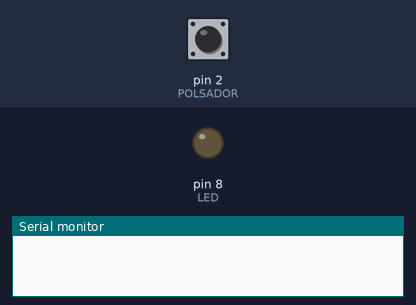
A sketch run on a simulated Arduino Uno, built with avr-gcc and run on an emulated ATmega328P. Shown: output pins drawn as LEDs (lit = HIGH), the last lines printed to the serial monitor. The test bench sets the inputs (shaded band); at power-on: pin 2 (POLSADOR) HIGH.

Above: at 1.2 s.
1.3 s: pin 2 (POLSADOR) pulled LOW for 0.15 s
At 2.1 s:
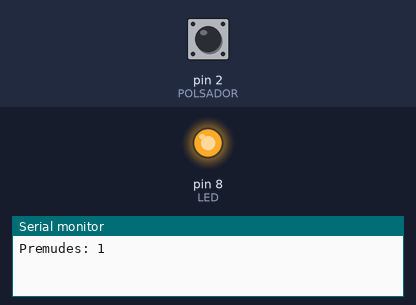
2.9 s: pin 2 (POLSADOR) pulled LOW for 1 s
At 3.3 s:
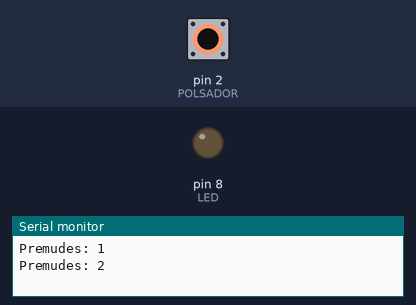
5.4 s: pin 2 (POLSADOR) pulled LOW for 3.2 s
At 6.4 s:
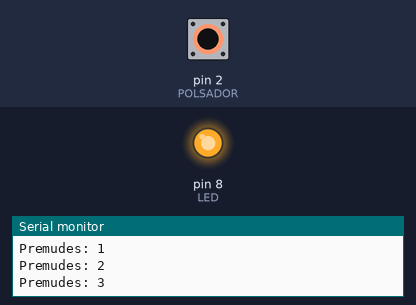
Timing chart, 0 to 8.4 s (numbered marks = the images above; inputs shaded):
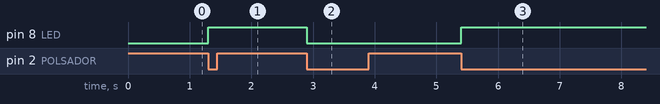

Measured:
- after the input at 1.3 s, pin 8 (LED): LOW → HIGH at once
- after the input at 2.9 s, pin 8 (LED): HIGH → LOW at once
- after the input at 5.4 s, pin 8 (LED): LOW → HIGH at once

The sketch:

01_polsador_debounce.ino
```cpp
/*
  SA3 - 01_polsador_debounce.ino
  Entrada digital amb pull-up intern + antirebot (debounce). Compta premudes.
  Circuit: polsador entre pin 2 i GND. (Opcional) LED al pin 8.
  Amb INPUT_PULLUP: en repos = HIGH, en premer = LOW.
  Quan: S1 - modelatge
*/

const int POLSADOR = 2;
const int LED = 8;

int comptador = 0;
int estatAnterior = HIGH;          // en repos esta a HIGH
unsigned long ultimCanvi = 0;
const unsigned long ANTIREBOT = 40;  // ms

void setup() {
  pinMode(POLSADOR, INPUT_PULLUP);
  pinMode(LED, OUTPUT);
  Serial.begin(9600);
}

void loop() {
  int estat = digitalRead(POLSADOR);

  // Detecta el canvi HIGH -> LOW (premuda) amb antirebot
  if (estat != estatAnterior && (millis() - ultimCanvi) > ANTIREBOT) {
    ultimCanvi = millis();
    if (estat == LOW) {            // s'acaba de premer
      comptador++;
      Serial.print("Premudes: ");
      Serial.println(comptador);
      digitalWrite(LED, !digitalRead(LED));  // mode toggle del LED
    }
    estatAnterior = estat;
  }
}
```
